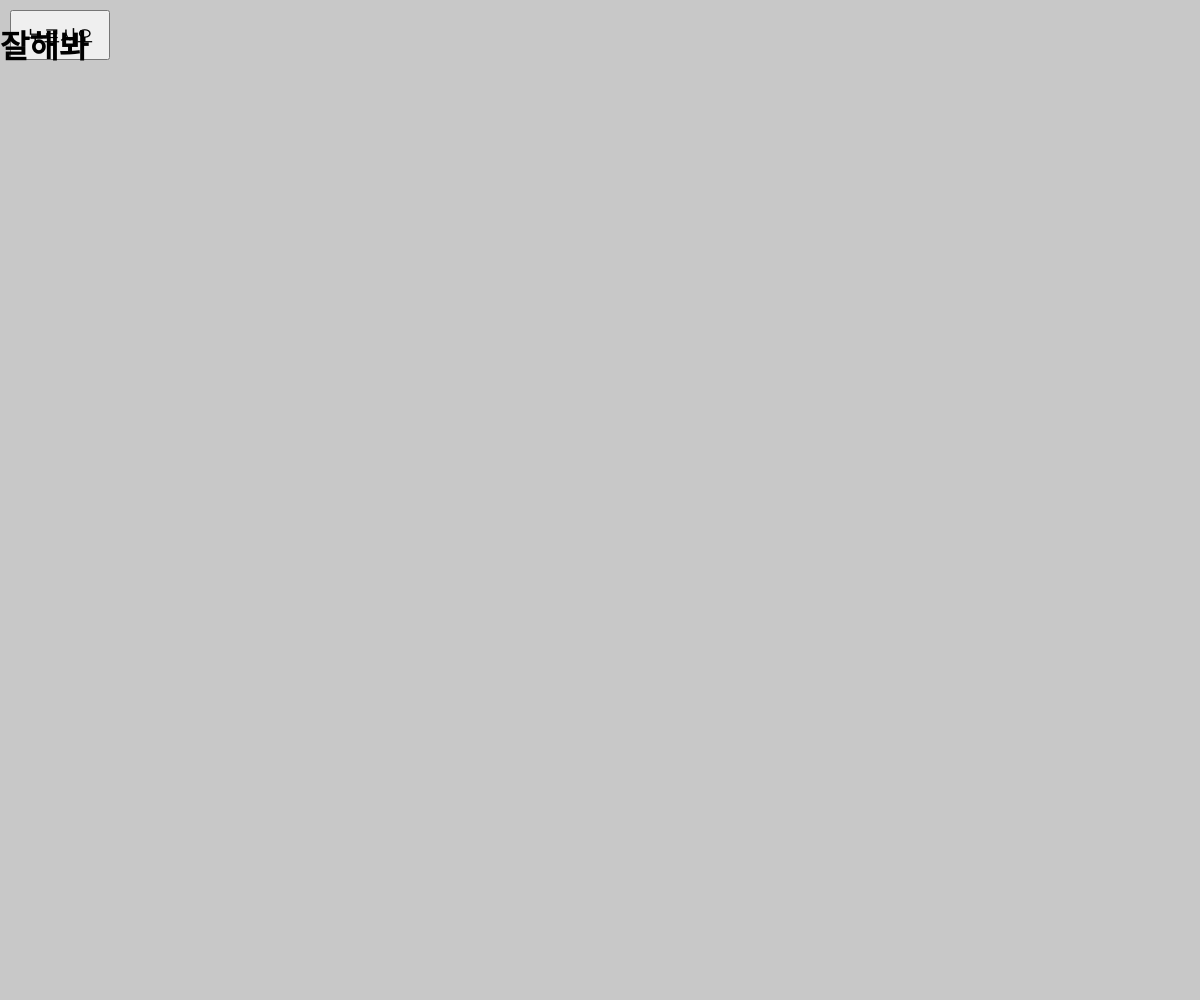
Frame 1 (no input)
Frame 60 (no input): identical to frame 1, image omitted
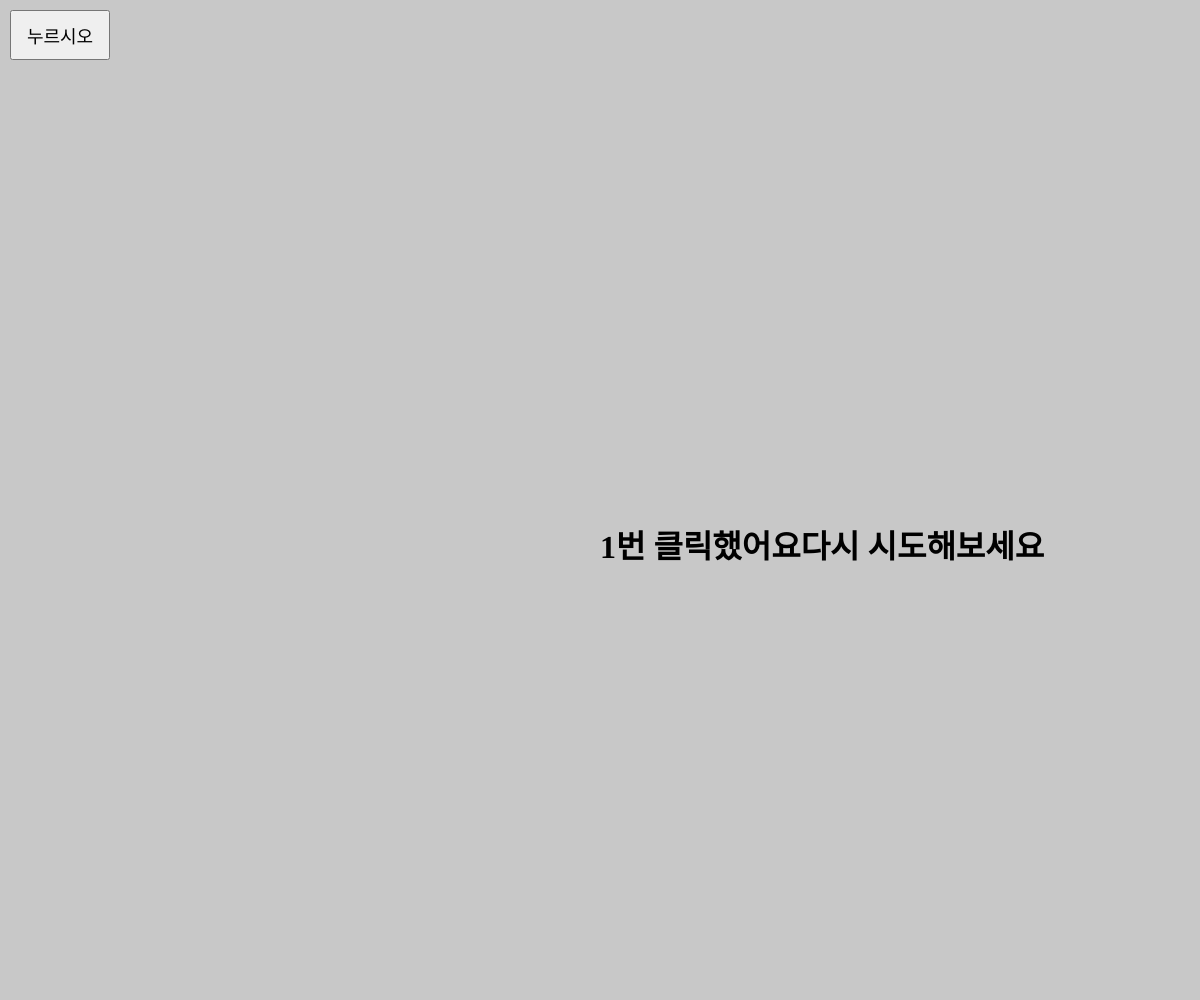
Frame 120 (the mouse pressed at the canvas centre since frame 60)

The p5.js sketch that drew these frames (run headless with seeded random() and noise() and a simulated clock; from frame 60 on, the mouse is pressed at the canvas centre):

// p5.js sketch
// ── sketch.js
let button;
let h1;
let count=0;


function setup() {
  createCanvas(windowWidth, windowHeight);
  background(200)

  button = createButton("누르시오");
  button.mouseClicked(moveButton);
  button.size(100, 50);
  button.position(10, 10);
  button.style("font-family", "neodgm_pro");
  button.style("font-size", "18px");

  h1 = createElement('h1','잘해봐')
} 

function draw() { 
  background(200);
  h1.position(mouseX,mouseY)
}

function moveButton() {
  button.position(random(width), random(height));
 
}

function mousePressed(){
      count++;
    h1.html(count + '번 클릭했어요' + '다시 시도해보세요');
    if (count > 5) {
        h1.html('실패했습니다');
        count = 0;
}
}
